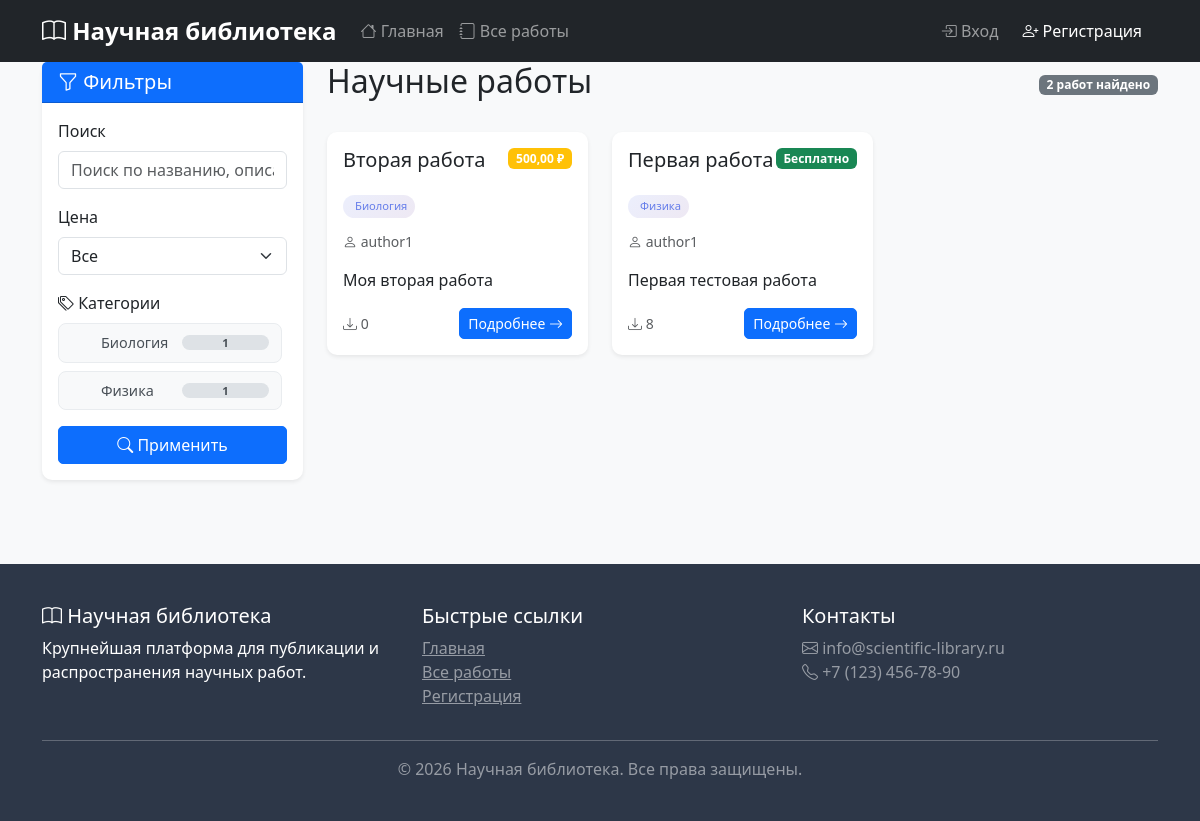
Page /works/ on the earlier database version.
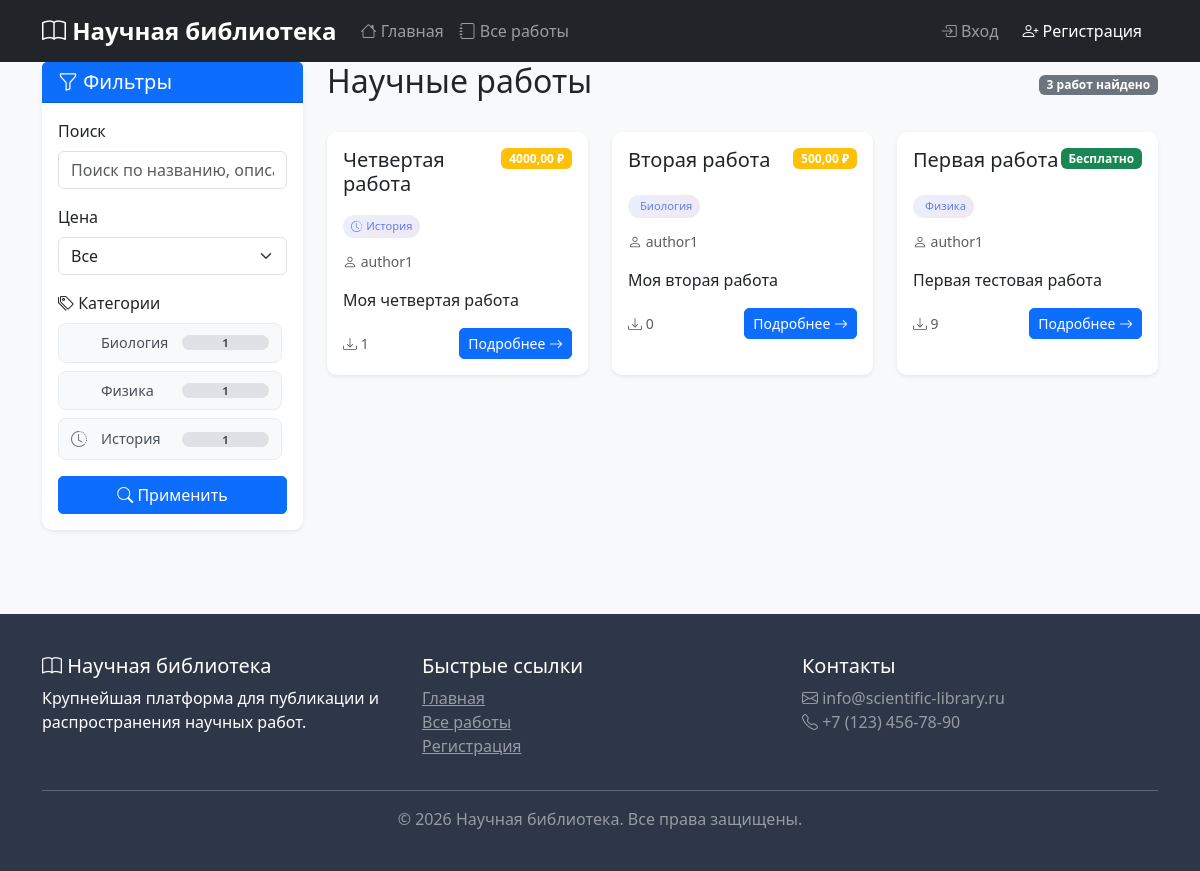
Same page on the later database version.
### works/models.py (models this page shows, shortened)
class Category(models.Model):
    name = models.CharField(max_length=100, unique=True, verbose_name="Название категории")
    slug = models.SlugField(max_length=100, unique=True, verbose_name="URL-метка")
    description = models.TextField(blank=True, verbose_name="Описание категории")
    icon = models.CharField(max_length=50, blank=True, help_text="Иконка из Bootstrap Icons", verbose_name="Иконка")
    created_at = models.DateTimeField(auto_now_add=True, null=True)
    class Meta:
        verbose_name = "Категория"
        verbose_name_plural = "Категории"
        ordering = ['name']

class Work(models.Model):
    STATUS_CHOICES = [
        ('pending', 'На модерации'),
        ('approved', 'Одобрено'),
        ('rejected', 'Отклонено'),
    ]
    title = models.CharField(max_length=200, verbose_name="Название")
    description = models.TextField(verbose_name="Описание")
    author = models.ForeignKey(
        settings.AUTH_USER_MODEL,
        on_delete=models.CASCADE,
        related_name='works',
        verbose_name="Автор"
    )
    categories = models.ManyToManyField(
        Category,
        related_name='works',
        blank=True,
        verbose_name="Категории"
    )
    file = models.FileField(upload_to='works/%Y/%m/%d/', verbose_name="Файл работы", null=True, blank=True)
    price = models.DecimalField(max_digits=10, decimal_places=2, default=0, verbose_name="Цена")
    moderation_status = models.CharField(max_length=20, choices=STATUS_CHOICES, default='pending')
    moderation_comment = models.TextField(blank=True)
    created_at = models.DateTimeField(auto_now_add=True)
    updated_at = models.DateTimeField(auto_now=True)
    published_at = models.DateTimeField(null=True, blank=True)
    downloads_count = models.PositiveIntegerField(default=0)
    class Meta:
        ordering = ['-created_at']
        verbose_name = "Работа"
        verbose_name_plural = "Работы"
    def is_free(self):
        return self.price == 0

### accounts/models.py (models this page shows, shortened)
class User(AbstractUser):
    ROLE_CHOICES = [
        ('user', 'Пользователь'),
        ('author', 'Автор'),
        ('moderator', 'Модератор'),
        ('admin', 'Администратор'),
    ]
    role = models.CharField(max_length=20, choices=ROLE_CHOICES, default='user')
    email = models.EmailField(unique=True)

### works/views.py (the view)
# urls.py: path('', views.work_list, name='work_list'),
def work_list(request):
    works = Work.objects.filter(moderation_status='approved')
    form = WorkFilterForm(request.GET)
    if form.is_valid():
        search_query = form.cleaned_data.get('search')
        if search_query:
            works = works.filter(
                Q(title__icontains=search_query) |
                Q(description__icontains=search_query) |
                Q(author__username__icontains=search_query)
            )
        price_filter = form.cleaned_data.get('price')
        if price_filter == 'free':
            works = works.filter(price=0)
        elif price_filter == 'paid':
            works = works.filter(price__gt=0)
        categories = form.cleaned_data.get('categories')
        if categories:
            works = works.filter(categories__in=categories).distinct()
    paginator = Paginator(works, 12)
    page_number = request.GET.get('page')
    page_obj = paginator.get_page(page_number)
    all_categories = Category.objects.annotate(
        works_count=Count('works', filter=Q(works__moderation_status='approved'))
    ).filter(works_count__gt=0)
    selected_categories = request.GET.getlist('categories')
    context = {
        'works': page_obj,
        'form': form,
        'categories': all_categories,
        'selected_categories': [int(c) for c in selected_categories if c.isdigit()],
        'search_query': form.cleaned_data.get('search', '') if form.is_valid() else '',
        'price_filter': form.cleaned_data.get('price', '') if form.is_valid() else '',
    }
    return render(request, 'works/work_list.html', context)

### works/forms.py
class WorkFilterForm(forms.Form):
    search = forms.CharField(
        required=False,
        widget=forms.TextInput(attrs={
            'class': 'form-control',
            'placeholder': 'Поиск по названию, описанию или автору...'
        })
    )
    price = forms.ChoiceField(
        required=False,
        choices=[('', 'Все'), ('free', 'Бесплатные'), ('paid', 'Платные')],
        widget=forms.Select(attrs={'class': 'form-select'})
    )
    categories = forms.ModelMultipleChoiceField(
        queryset=Category.objects.all(),
        required=False,
        widget=forms.CheckboxSelectMultiple(attrs={'class': 'category-filter-group'})
    )

### templates/works/work_list.html (shortened to what the changed rows need)
{% extends 'base.html' %}
{% load static %}
{% block content %}
<div class="container">
    <div class="row">
        <div class="col-md-3 mb-4">
            <div class="card border-0 shadow-sm sidebar-card">
                <div class="card-body">
                    <form method="get" id="filter-form">
                        <div class="mb-3">
                            <div class="categories-filter-list">
                                {% for category in categories %}
                                    <label class="category-filter-item">
                                        <div class="category-filter-content">
                                            <i class="bi {{ category.icon|default:'bi-tag' }}"></i>
                                            <span>{{ category.name }}</span>
                                            <span class="badge">{{ category.works_count }}</span>
                                        </div>
                                    </label>
                                {% endfor %}
                            </div>
                        </div>
                    </form>
                </div>
            </div>
        </div>
        <div class="col-md-9">
            <div class="d-flex justify-content-between align-items-center mb-4">
                <h2>Научные работы</h2>
                <span class="badge bg-secondary">{{ works.paginator.count }} работ найдено</span>
            </div>
            <div class="row">
                {% for work in works %}
                    <div class="col-md-6 col-lg-4 mb-4">
                        <div class="card h-100 border-0 shadow-sm card-hover">
                            <div class="card-body">
                                <div class="d-flex justify-content-between align-items-start mb-2">
                                    <h5 class="card-title">{{ work.title|truncatewords:6 }}</h5>
                                    {% if work.is_free %}
                                        <span class="badge bg-success">Бесплатно</span>
                                    {% else %}
                                        <span class="badge bg-warning">{{ work.price }} ₽</span>
                                    {% endif %}
                                </div>
                                {% if work.categories.all %}
                                    <div class="mb-2">
                                        {% for category in work.categories.all|slice:":2" %}
                                            <span class="category-chip">
                                                <i class="bi {{ category.icon|default:'bi-tag' }}"></i>
                                                {{ category.name }}
                                            </span>
                                        {% endfor %}
                                    </div>
                                {% endif %}
                                <p class="card-text text-muted small">
                                    <i class="bi bi-person"></i> {{ work.author.username }}
                                </p>
                                <p class="card-text">{{ work.description|truncatewords:15 }}</p>
                                <div class="d-flex justify-content-between align-items-center mt-3">
                                    <small class="text-muted">
                                        <i class="bi bi-download"></i> {{ work.downloads_count }}
                                    </small>
                                    <a href="{% url 'works:work_detail' work.id %}" class="btn btn-sm btn-primary">
                                        Подробнее <i class="bi bi-arrow-right"></i>
                                    </a>
                                </div>
                            </div>
                        </div>
                    </div>
                {% endfor %}
            </div>
        </div>
    </div>
</div>
{% endblock %}

Differences in the rows shown:
now on this page (row unchanged): Category: name "История", works_count "1"
now on this page (row edited): Work: title "Четвертая работа", price "4000,00", author.username "author1", description "Моя четвертая работа", downloads_count "1"
changed Work "Первая работа": downloads_count "8" → "9"
Other differences:
{{ works.paginator.count }}: "2" → "3"
